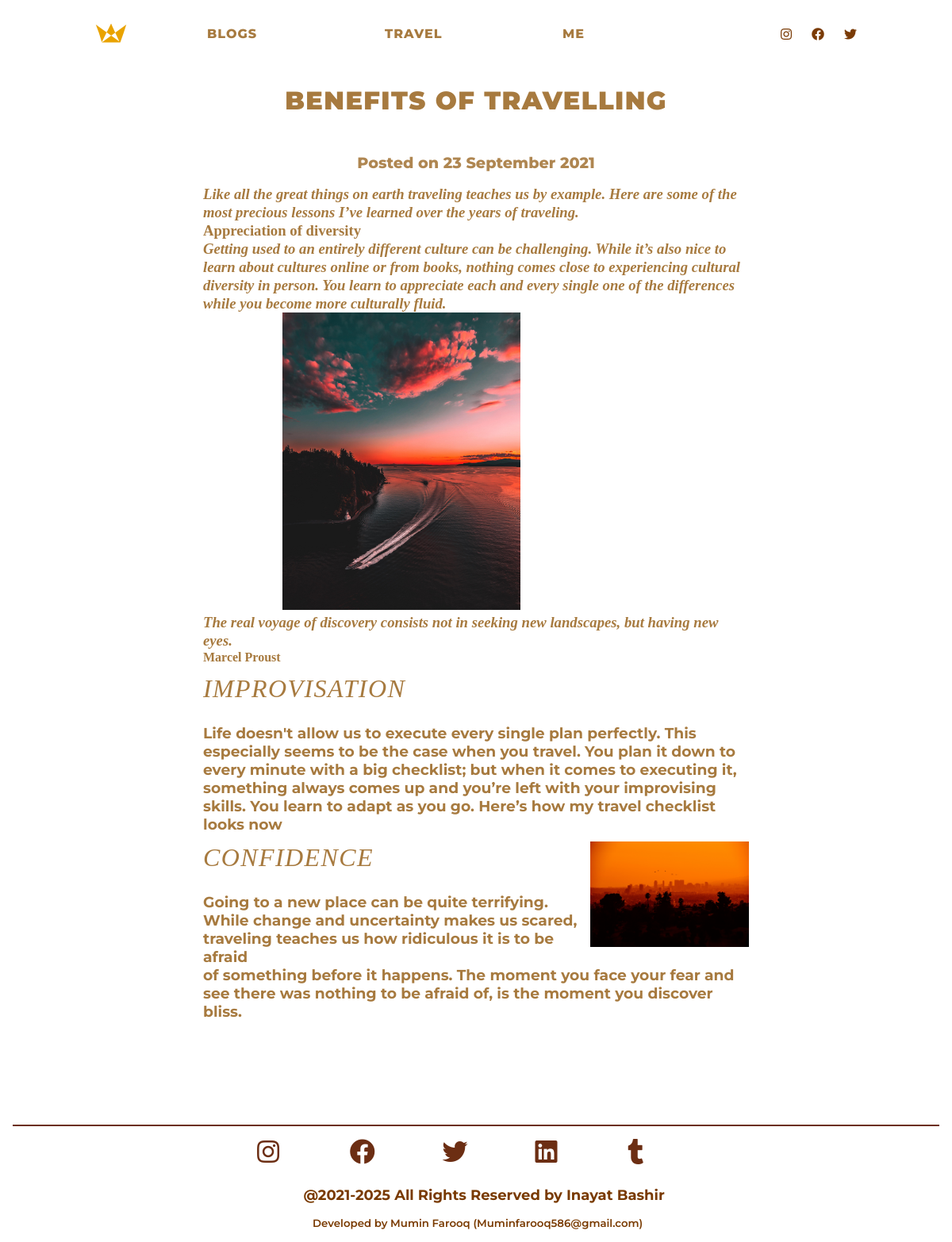
The app's page /blogs/list/2/, older data.
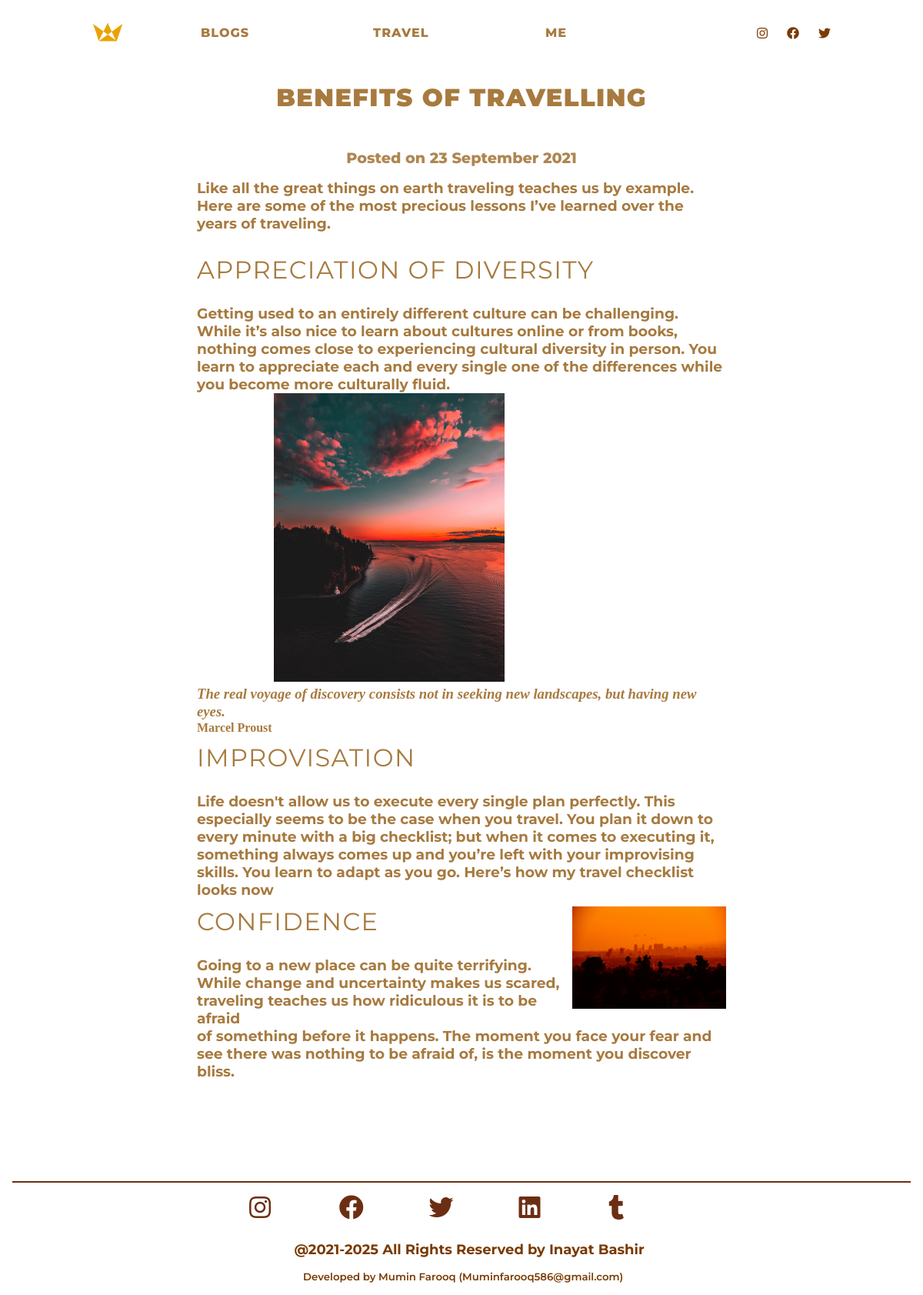
The same page, newer data.
### core/models.py (models this page shows, shortened)
class Blog(models.Model):
    name = models.CharField(max_length=200)
    image_one = models.ImageField(upload_to='blogs')
    body = RichTextUploadingField(blank=True)
    published_on = models.DateTimeField(auto_now=True)
    is_in_top_three = models.BooleanField(default=False)
    is_top_one = models.BooleanField(default=False)
    duration = models.CharField(max_length=20,blank=True)

### Blog/views.py (the view)
# urls.py: path('blogs/list/<int:pk>/', views.DetailBlog.as_view(), name='detail_blog'),
class DetailBlog(DetailView):
    model = Blog
    template_name = 'Blog/blogs_detail.html'
    context_object_name = 'blog'

### Blog/templates/Blog/blogs_detail.html
{% extends 'Blog/index.html' %}
{% load static %}
{% block content %}
<div class="blog_detail_heading">
    <b><h1>{{blog.name}}</h1></b>
     <small>Posted on  {{blog.published_on|date:"d F Y"}}</small>
 </div>
<section class="blog_detailsection">
            <div class="shape">
                   {{blog.body|safe}}
            </div>
</section>
{% endblock %}

### Blog/templates/Blog/index.html (shortened to what this page needs)
{% load static %}
{% load class_name %}
<!DOCTYPE html>
<html lang="en">
<head>
    <link rel="stylesheet" href="{% static 'css/style.css'%}">
    <link rel="stylesheet" href="https://cdnjs.cloudflare.com/ajax/libs/font-awesome/5.15.3/css/all.min.css" />
    <link rel="stylesheet" href="https://cdn.jsdelivr.net/npm/locomotive-scroll@3.2.5/dist/locomotive-scroll.min.css">
</head>
<body id="js-scroll">
    <div class="container">
    <header id="travelheder">
        <nav id="nav">
            <a href="{% url 'blog:top_blog_list'%}">
            <div class="logo-div social">
            </div></a>
            <ul class="nav__links">
                <li class="blog-item blogs cool-link"><a href="{% url 'blog:all_blog_list' %}">Blogs</a></li>
                <li class="blog-item travels cool-link" ><a href="{% url 'places:all_places_list' %}">Travel</a></li>
                <li class="blog-item me cool-link"><a href="{% url 'blog:me' %}">Me</a></li>
            </ul>
            <div class="social-media">
                <a  class="social sociall" href="" target="_blank"><i class="fab fa-instagram"></i></a>
                <a class="social sociall" href="facebook.com" target="_blank"><i class="fab fa-facebook"></i></a>
                <a class="social sociall" href="twitter.com" target="_blank"><i class="fab fa-twitter"></i></a>
            </div>
        </nav>
    </header>
  {% block content %}{% endblock %}
<footer>
<div class="footer_copy footer_div">
    <a  class="footer_social a" href="instagram.com/x_.inayat" target="_blank"><i class="fab fa-instagram fa-2x"></i></a>
    <a class="footer_social b" href="facebook.com" target="_blank"><i class="fab fa-facebook fa-2x"></i></a>
    <a class="footer_social c" href="twitter.com" target="_blank"><i class="fab fa-twitter fa-2x"></i></a>
    <a class="footer_social d" href="linkedin.com" target="_blank"><i class="fab fa-linkedin fa-2x"></i></a>
    <a class="footer_social e" href="tumblr.com" target="_blank"><i class="fab fa-tumblr fa-2x"></i></a>
    <h4 class="allrights">
        @2021-2025 All Rights Reserved by Inayat Bashir
    </h4>
    <small class="developer">Developed by Mumin Farooq (Muminfarooq586@gmail.com)</small>
</div>
</footer>
</body>
</html>

### Blog/static/css/style.css (style rules this page uses)
* { margin: 0; padding: 0; box-sizing: border-box; font-family: "Voyage"; user-select: none; }
html, body { background: #fff; }
header { display: flex; flex-direction:row-reverse; justify-content: space-between; align-items:flex-start; padding: 30px 10%; height: 200px; z-index: 2000; }
.logo-div { margin-top: -13px; width:40px; height: 40px; background-color: rgb(233, 163, 0); clip-path: polygon(50% 32%, 20% 92%, 98% 35%, 90% 60%, 79% 91%, 50% 91%, 21% 91%, 12% 62%, 2% 35%, 76% 88%); }
.social-media { display: flex; width: 10%; justify-content: space-between; }
.nav__links { display: flex; list-style: none; width: 70%; justify-content: space-between; }
.nav__links .blog-item a { text-decoration: none; list-style-type: none; color:#a77a3f; text-transform: uppercase; font-size: bolder; font-weight: 800; letter-spacing: 1px; font-family:"Montserrat"; }
.nav__links .blog-item { width:70px; margin-left: 5px; }
#nav { display: flex; width: 100%; justify-content: space-between; align-items: center; }
.cool-link { display: inline-block; color: #a77a3f; text-decoration: none; }
.cool-link::after { content: ''; display: block; width: 0; height: 2px; background: #a77a3f; transition: width .3s; }
.social-media i { color:#7A3B06 ; }
.nav__links li { padding: 0px 20px; }
.nav__links li a { transition: all 0.3s ease 0s ; }
.container { width: 100%; height: 100vh; display: flex; flex-direction: column; }
@media (min-width: 1000px) { .container { display: flex; } }
h1 { text-transform: uppercase; font-family: "Monument Extended"; font-weight: 400; letter-spacing: 1.4px; padding: 10px 0; margin-bottom: 16px; }
footer { margin: 1rem; padding-top:5rem; display: flex; flex-direction: column; flex-wrap: wrap; }
.footer_div { border-top: 2px solid #6c2e13; min-height: 8rem; border-bottom: 1px solid #fff; position: relative; }
.footer_social { position: absolute; }
.a { top: 0%; left: 25%; }
.b { top: 0%; left: 35%; }
.c { top: 0%; left: 45%; }
.d { top: 0%; left: 55%; }
.e { top: 0%; left: 65%; }
.footer_social i { padding: 1rem; color:#6c2e13; }
.allrights { position: absolute; top: 48%; left: 30%; padding: 1rem; font-size: large; font-family: "Montserrat"; font-weight: bold; color: #793a00; }
.footer_div small { position: absolute; top: 78%; left: 31%; padding: 1rem; font-family: "Montserrat"; font-weight: 600; color: #793a00; }
h1,a,h2,h3,h4,h5,p { font-family: "Montserrat"; color:#a77a3f; }
a { text-decoration: none; }
.blog_detailsection { display: flex; padding: auto; flex-wrap: wrap !important; justify-content:space-around; }
h1,h2,h3,h4,h5,h6,a,p,small { font-family: "Montserrat"; color: #a77a3f; }
.blog_detail_heading { text-align: center; }
.blog_detail_heading h1 { padding-top: 0rem; line-height: 5rem; font-size: 2rem; font-weight: 900; }
.blog_detail_heading small { font-weight: 800; font-size: 1.2rem; opacity: .9; }
.shape { width: 60%; }
.shape { padding: 1rem; }
.shape h1 { font-size: 32px; font-family: "Montserrat"; }
.shape h2,h3,h4,h5,p,small { font-family: "Montserrat"; }
.blogs_para,h2,h3,h4,h5,p,small { font-family: "Montserrat"; }
#js-scroll { height: 200%; }

Row changes from the older to the newer data that the page shows:
changed Blog "BENEFITS OF TRAVELLING": body "…the years of traveling. Appreciation of diversity Getting used to an…" → "…the years of traveling. APPRECIATION OF DIVERSITY Getting used to an…"
